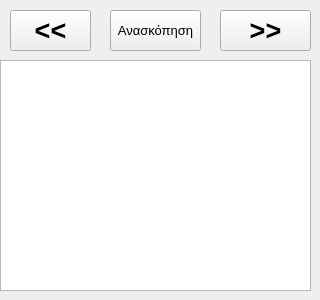
<?xml version="1.0" encoding="UTF-8"?>
<ui version="4.0">
 <class>fortosi_new_1aClass</class>
 <widget class="QWidget" name="fortosi_new_1aClass">
  <property name="geometry">
   <rect>
    <x>0</x>
    <y>0</y>
    <width>320</width>
    <height>300</height>
   </rect>
  </property>
  <property name="windowTitle">
   <string>Επιλογή προφόρτωσης</string>
  </property>
  <widget class="QPushButton" name="pushContinue">
   <property name="geometry">
    <rect>
     <x>220</x>
     <y>10</y>
     <width>91</width>
     <height>41</height>
    </rect>
   </property>
   <property name="font">
    <font>
     <pointsize>20</pointsize>
     <weight>75</weight>
     <bold>true</bold>
    </font>
   </property>
   <property name="text">
    <string>&gt;&gt;</string>
   </property>
  </widget>
  <widget class="QTableWidget" name="tableWidget">
   <property name="geometry">
    <rect>
     <x>0</x>
     <y>60</y>
     <width>311</width>
     <height>231</height>
    </rect>
   </property>
   <attribute name="verticalHeaderVisible">
    <bool>false</bool>
   </attribute>
   <attribute name="verticalHeaderVisible">
    <bool>false</bool>
   </attribute>
  </widget>
  <widget class="QPushButton" name="pushBack">
   <property name="geometry">
    <rect>
     <x>10</x>
     <y>10</y>
     <width>81</width>
     <height>41</height>
    </rect>
   </property>
   <property name="font">
    <font>
     <pointsize>20</pointsize>
     <weight>75</weight>
     <bold>true</bold>
    </font>
   </property>
   <property name="text">
    <string>&lt;&lt;</string>
   </property>
  </widget>
  <widget class="QPushButton" name="pushReview">
   <property name="geometry">
    <rect>
     <x>110</x>
     <y>10</y>
     <width>91</width>
     <height>41</height>
    </rect>
   </property>
   <property name="font">
    <font>
     <pointsize>10</pointsize>
     <weight>50</weight>
     <bold>false</bold>
    </font>
   </property>
   <property name="text">
    <string>Ανασκόπηση</string>
   </property>
  </widget>
 </widget>
 <layoutdefault spacing="6" margin="11"/>
 <resources/>
 <connections/>
</ui>
